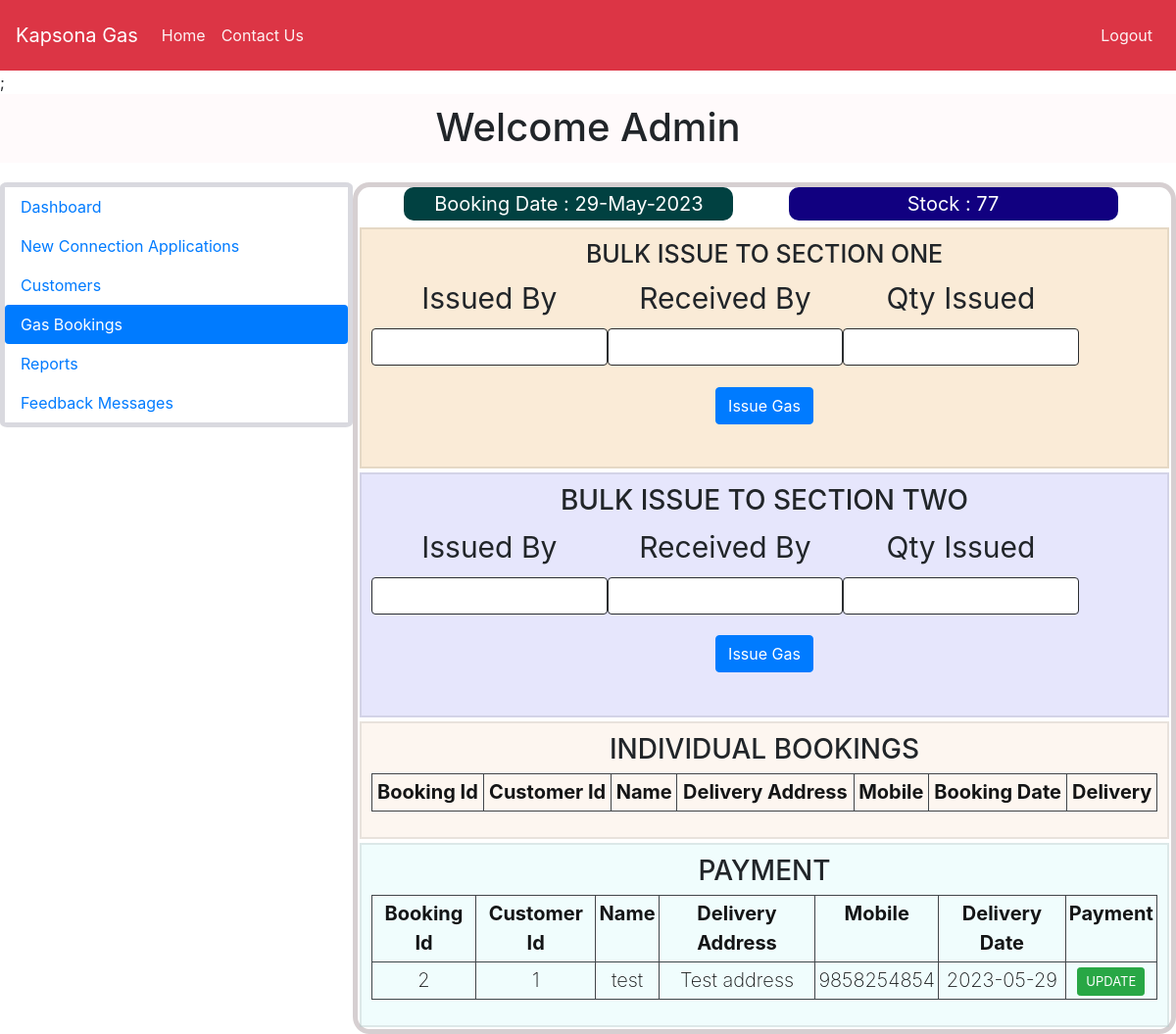
The page /admin/booking.php (signed in) on the database its author committed.
### tables this page shows
CREATE TABLE `stock` (
  `id` int NOT NULL,
  `date` varchar(50) DEFAULT NULL,
  `stock` varchar(10) DEFAULT NULL
);

CREATE TABLE `booking` (
  `id` int NOT NULL,
  `regid` int NOT NULL,
  `name` varchar(100) NOT NULL,
  `username` varchar(50) DEFAULT NULL,
  `consumer` varchar(100) NOT NULL,
  `mob` varchar(10) NOT NULL,
  `address` varchar(200) NOT NULL,
  `bookingdate` date NOT NULL,
  `quantity` tinyint NOT NULL,
  `status` varchar(50) NOT NULL DEFAULT 'not delivered',
  `deliverdate` date DEFAULT NULL,
  `price` varchar(50) DEFAULT NULL,
  `handlingcharge` varchar(50) DEFAULT NULL,
  `amount` varchar(100) NOT NULL,
  `cardtype` varchar(100) NOT NULL DEFAULT 'Not Known',
  `paystatus` varchar(100) DEFAULT 'PENDING',
  `paydate` date DEFAULT NULL
);

### admin/booking.php (the view, shortened to what this page needs)
<!doctype html>
<html lang="en">
  <head>
    <link rel="stylesheet" href="../files/boot.css">
    <link rel="stylesheet" href="../style/style.css">
    <link rel="stylesheet" href="../style/mobcss.css">
</head>
<body>
<div class="container-ad">
    <?php include "adminnav.php"?>;
    <div class="heading-ad text-center">
        <h1> Welcome Admin </h1>
    </div>
    <div class="flex-box-admin";>
        <div class="admin-leftpane">
                <ul class="nav flex-column nav-pills">
                <li class="nav-item">
                <a class="nav-link " href="dashboard.php">Dashboard</a>
                </li>
                <li class="nav-item">
                <a class="nav-link" href="lpg.php">New Connection Applications</a>
                </li>
                <li class="nav-item">
                <a class="nav-link" href="customer.php">Customers</a>
                </li>
                <li class="nav-item">
                <a class="nav-link active" href="booking.php">Gas Bookings</a>
                </li>
                <li class="nav-item">
                <a class="nav-link" href="reports.php">Reports</a>
                </li>
                <li class="nav-item">
                <a class="nav-link" href="message.php">Feedback Messages</a>
                </li>
                </ul>
        </div>
        <div class="flex-admin">
                    <div class="left-date">
                      <div>
                      <?php
                      $date=date('d-M-Y');
                      echo "Booking Date : ".$date;
                      ?>
                      </div>
                    </div>
                    <div class="right-stock">
                      <div>
                      <?php
                      include("../dbcon.php");
                      $sql="select * from `stock` where id=(select max(id) from stock)";
                      $x=mysqli_query($con,$sql);
                      $r=mysqli_fetch_assoc($x);
                      echo "Stock : ".$r['stock']."";
                      ?>
                      </div>
                    </div>
                  <div class="galley-chamber">
                    <h3> BULK ISSUE TO SECTION ONE</h3>
                    <table class="table table-bordered">
                      <form action="" method="post" class="border border-primary p-4 mb-4 shadow">
                      <div class="form-group chamber-item"><label for="issuedby">Issued By</label><input type="text" name="issuedby" id="issuedby" class="form-control"></div>
                      <div class="form-group chamber-item"><label for="receivedby">Received By</label><input type="text" name="receivedby" id="receivedby" class="form-control"></div>
                      <div class="form-group chamber-item"><label for="quantity">Qty Issued</label><input type="text" name="quantity" id="quantity" class="form-control"></div>
                      <br>
                      <div class="form-group text-center chamber-button"><button type="post" class="btn btn-primary" name="submitbulkissueone">Issue Gas</button></div>
                      </form>
                    </table>
                  </div>
                  <div class="wardroom-chamber">
                    <h3> BULK ISSUE TO SECTION TWO</h3>
                    <table class="table table-bordered">
                      <form action="" method="post" class="border border-primary p-4 mb-4 shadow">
                      <div class="form-group chamber-item"><label for="issuedby">Issued By</label><input type="text" name="issuedby" id="issuedby" class="form-control"></div>
                      <div class="form-group chamber-item"><label for="receivedby">Received By</label><input type="text" name="receivedby" id="receivedby" class="form-control"></div>
                      <div class="form-group chamber-item"><label for="quantity">Qty Issued</label><input type="text" name="quantity" id="quantity" class="form-control"></div>
                      <br>
                      <div class="form-group text-center chamber-button"><button type="submit" class="btn btn-primary" name="submitbulkissuetwo">Issue Gas</button></div>
                      </form>
                    </table>
                  </div>
                  <div class="booking-chamber">
                  <h3> INDIVIDUAL BOOKINGS</h3>
                    <table class="table table-bordered">
                    <tr><th>Booking Id</th><th>Customer Id</th><th>Name</th><th>Delivery Address</th><th>Mobile</th><th>Booking Date</th><th>Delivery</th></tr>
                    </table>
                  </div>
                  <div class="payment-chamber">
                  <h3> PAYMENT </h3>
                    <table class="table table-bordered">
                    <tr><th>Booking Id</th><th>Customer Id</th><th>Name</th><th>Delivery Address</th><th>Mobile</th><th>Delivery Date</th><th>Payment</th></tr>
                    <?php
                    include("../dbcon.php");
                    $sql="select * from booking where paystatus='pending' AND status='delivered'";
                    $x=mysqli_query($con,$sql);
                    while($r=mysqli_fetch_assoc($x))
                    {
                    ?>
                    <tr><td><?=$r['id']?></td><td><?=$r['regid']?></td><td><?=$r['name']?></td><td><?=$r['address']?></td><td><?=$r['mob']?></td><td><?=$r['deliverdate']?></td>
                    <td><a href="updatepayment.php?id=<?=$r['id']?>" class="btn btn-custom btn-sm">UPDATE</a></td>
                    </tr>
                    <?php
                    }
                    ?>
                    </table>
                  </div>
        </div>
</div>
</body>

### style/style.css (style rules this page uses)
.btn-custom { color:#fff;background-color:#28a745;border-color:#28a745; font-size: small; }
.flex-box-admin { display: block; }
.admin-leftpane { float:left; width:30%; border: 5px solid rgba(2, 2, 44, 0.148); border-radius: 2%; height: auto; }
.flex-admin { display: flex; flex-wrap: wrap; font-size: 30px; text-align: center; width:70%; border: 5px solid rgba(39, 2, 14, 0.189); border-radius: 2%; }
.flex-admin table { font-size: 20px; font-weight: 200; }
.heading-ad { height: 70px; background-color: rgba(255, 182, 193, 0.074); margin-bottom: 20px; }
.heading-ad h1 { padding: 10px; border-radius: 5px; }
.left-date { margin-left: 10px; width:45%; font-size: 20px; margin-bottom:5px; }
.right-stock { margin-left: 0px; width:45%; font-size: 20px; margin-bottom:5px; }
.left-date div { background-color: rgb(1, 65, 65); color:white; width:90%; border-radius: 10px; padding: 2px 2px; margin-left: 10%; }
.right-stock div { background-color: rgb(17, 0, 128); color:white; width:90%; border-radius: 10px; padding: 2px 2px; margin-left: 15%; margin-right: 0%; }
.galley-chamber { width:100%; display:inline; background-color: antiquewhite; margin: 2px 2px; padding: 10px 10px; border: 2px solid rgba(0, 0, 0, 0.082); }
.wardroom-chamber { width:100%; display:inline; background-color: rgba(215, 215, 250, 0.61); margin: 2px 2px; padding: 10px 10px; border: 2px solid rgba(0, 0, 0, 0.082); }
.galley-chamber h3 { font-size: 25px; border: 1 px solid rgba(0, 0, 0, 0.178); }
.chamber-item { width: 30%; float:left; }
.chamber-button { width: 100%; }
.booking-chamber { width:100%; display:inline; background-color: rgba(250, 229, 215, 0.363); margin: 2px 2px; padding: 10px 10px; border: 2px solid rgba(0, 0, 0, 0.082); }
.payment-chamber { width:100%; display:inline; background-color: rgba(215, 249, 250, 0.363); margin: 2px 2px; padding: 10px 10px; border: 2px solid rgba(0, 0, 0, 0.082); }

### rows shown on the page
stock: stock "77"
booking: id "2", regid "1", name "test", address "Test address", mob "9858254854", deliverdate "2023-05-29"
